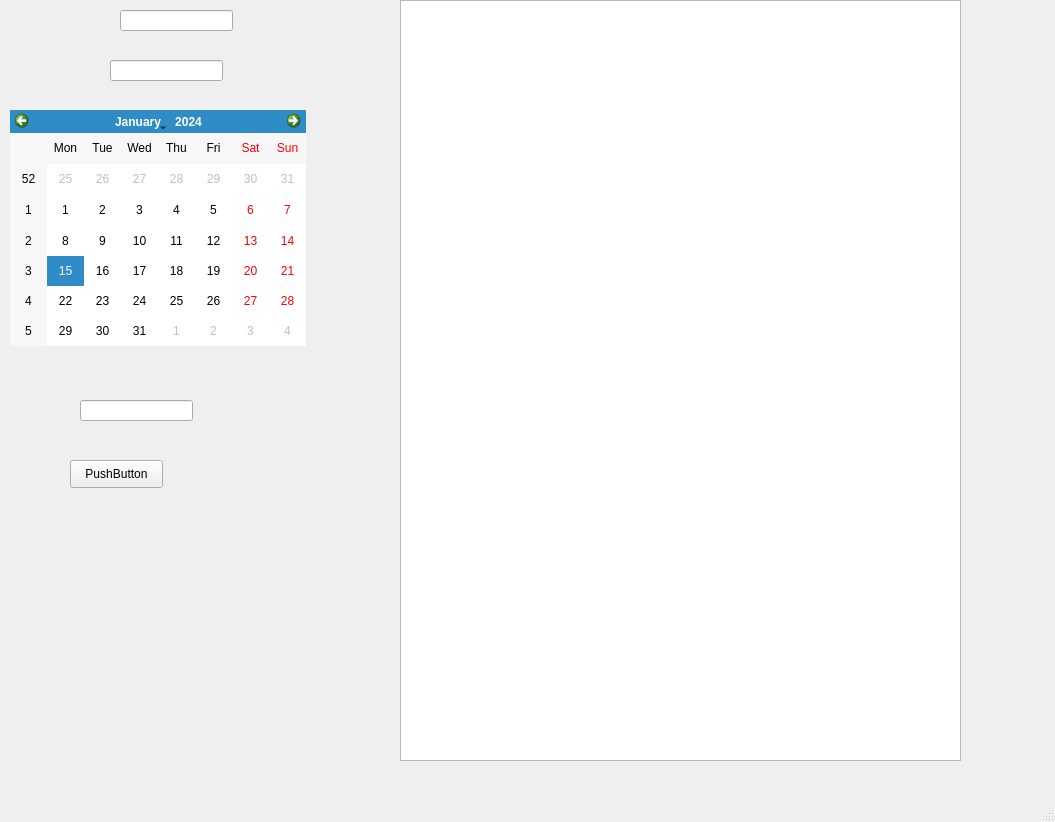
<?xml version="1.0" encoding="UTF-8"?>
<ui version="4.0">
 <class>MainWindow</class>
 <widget class="QMainWindow" name="MainWindow">
  <property name="geometry">
   <rect>
    <x>0</x>
    <y>0</y>
    <width>1055</width>
    <height>822</height>
   </rect>
  </property>
  <property name="windowTitle">
   <string>MainWindow</string>
  </property>
  <widget class="QWidget" name="centralwidget">
   <widget class="QLineEdit" name="lineEdit">
    <property name="geometry">
     <rect>
      <x>120</x>
      <y>10</y>
      <width>113</width>
      <height>21</height>
     </rect>
    </property>
   </widget>
   <widget class="QCalendarWidget" name="calendarWidget">
    <property name="geometry">
     <rect>
      <x>10</x>
      <y>110</y>
      <width>296</width>
      <height>236</height>
     </rect>
    </property>
   </widget>
   <widget class="QLineEdit" name="lineEdit_2">
    <property name="geometry">
     <rect>
      <x>110</x>
      <y>60</y>
      <width>113</width>
      <height>21</height>
     </rect>
    </property>
   </widget>
   <widget class="QTextEdit" name="textEdit">
    <property name="geometry">
     <rect>
      <x>400</x>
      <y>0</y>
      <width>561</width>
      <height>761</height>
     </rect>
    </property>
   </widget>
   <widget class="QPushButton" name="pushButton">
    <property name="geometry">
     <rect>
      <x>70</x>
      <y>460</y>
      <width>93</width>
      <height>28</height>
     </rect>
    </property>
    <property name="text">
     <string>PushButton</string>
    </property>
   </widget>
   <widget class="QLineEdit" name="lineEdit_3">
    <property name="geometry">
     <rect>
      <x>80</x>
      <y>400</y>
      <width>113</width>
      <height>21</height>
     </rect>
    </property>
   </widget>
  </widget>
  <widget class="QMenuBar" name="menubar">
   <property name="geometry">
    <rect>
     <x>0</x>
     <y>0</y>
     <width>1055</width>
     <height>26</height>
    </rect>
   </property>
  </widget>
  <widget class="QStatusBar" name="statusbar"/>
 </widget>
 <resources/>
 <connections/>
</ui>
